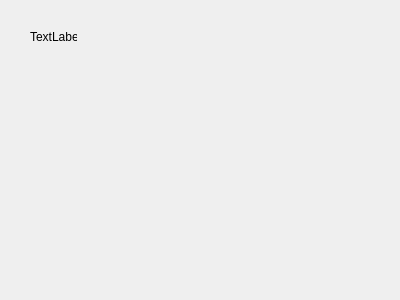
<?xml version="1.0" encoding="UTF-8"?>
<ui version="4.0">
 <class>Widget</class>
 <widget class="QWidget" name="Widget">
  <property name="geometry">
   <rect>
    <x>0</x>
    <y>0</y>
    <width>400</width>
    <height>300</height>
   </rect>
  </property>
  <property name="windowTitle">
   <string>Widget</string>
  </property>
  <widget class="QLabel" name="label">
   <property name="geometry">
    <rect>
     <x>30</x>
     <y>30</y>
     <width>47</width>
     <height>13</height>
    </rect>
   </property>
   <property name="text">
    <string>TextLabel</string>
   </property>
  </widget>
 </widget>
 <layoutdefault spacing="6" margin="11"/>
 <resources/>
 <connections/>
</ui>
